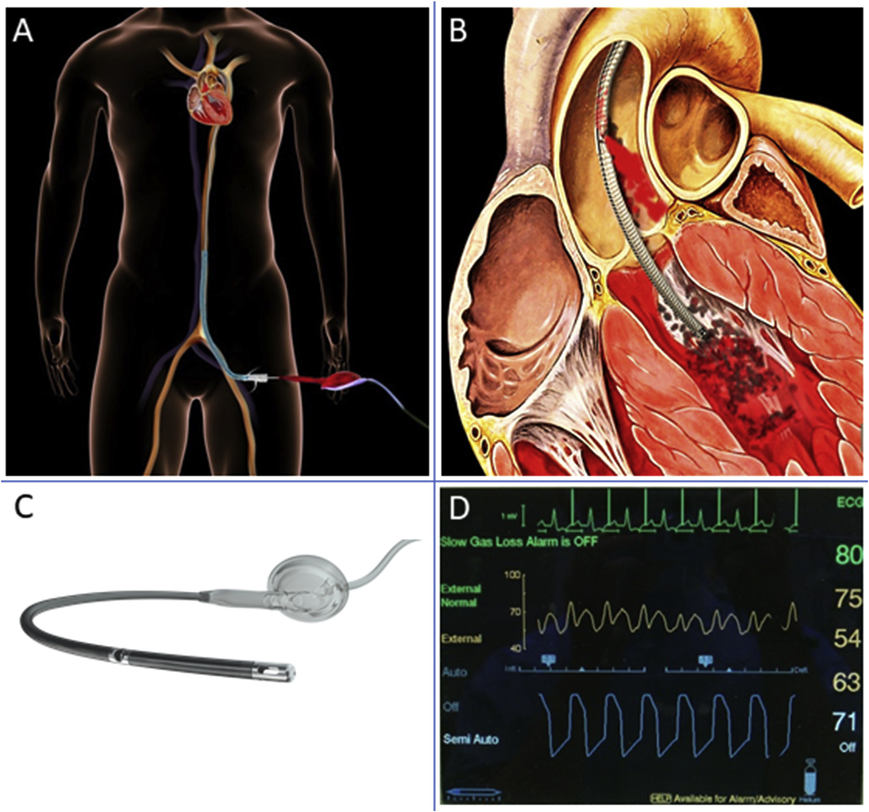
#> input picture media/m3.png, 869 x 812 px, shrunk from 1777 x 1659 before the run; its folder holds 5 pictures in this run
$ python img_blur_detect.py   (older library calls are emulated)
#> lines starting #> are read from the running program, lines starting #| are printed output that depends on the picture; long printed decimals are rounded
# -*- coding: utf-8 -*-#
# -------------------------------------------------------------------------------
# Name:         图片模糊度计算
# Author:       Alleyf
# Date:         2023/4/5 9:30
# Description:
# -------------------------------------------------------------------------------
import argparse
from pathlib import Path
from traceback import format_exc

import cv2
import numpy as np


def variance_of_laplacian(image):
    return cv2.Laplacian(image, cv2.CV_64F).var()


def judge_deblur(img_name, input_path=r"../../media/"):
    """

    :param input_path: 待检测模糊度的图片的路径
    :param img_name: 待检测的图片名
    :return: 是否需要去模糊（True：去模糊；Flase：不去模糊）
    """
#> called with img_name = 'm3.png', input_path = '../../media/'
    # 设置参数
    fm = 120
    for file in Path(input_path).rglob("*" + img_name):
        # img_file = open(img_url, 'r', encoding='utf-8')  # 打开图像
        # print(img_url, file)
        # 拉普拉斯算子
        image = cv2.imdecode(np.fromfile(file, dtype=np.uint8), cv2.IMREAD_UNCHANGED)
#> image is the input picture: shape (812, 869, 3); mean B, G, R 88.1, 96.3, 112.6
        # print(image.ndim)
        # 黑白图（ndim=2）和RGB图单独处理（ndim=3）
        if image.ndim == 2:
            image = cv2.cvtColor(image, cv2.COLOR_GRAY2RGB)  # GGG
            gray = cv2.cvtColor(image, cv2.COLOR_RGB2GRAY)
        else:
            gray = cv2.cvtColor(image, cv2.COLOR_BGR2GRAY)
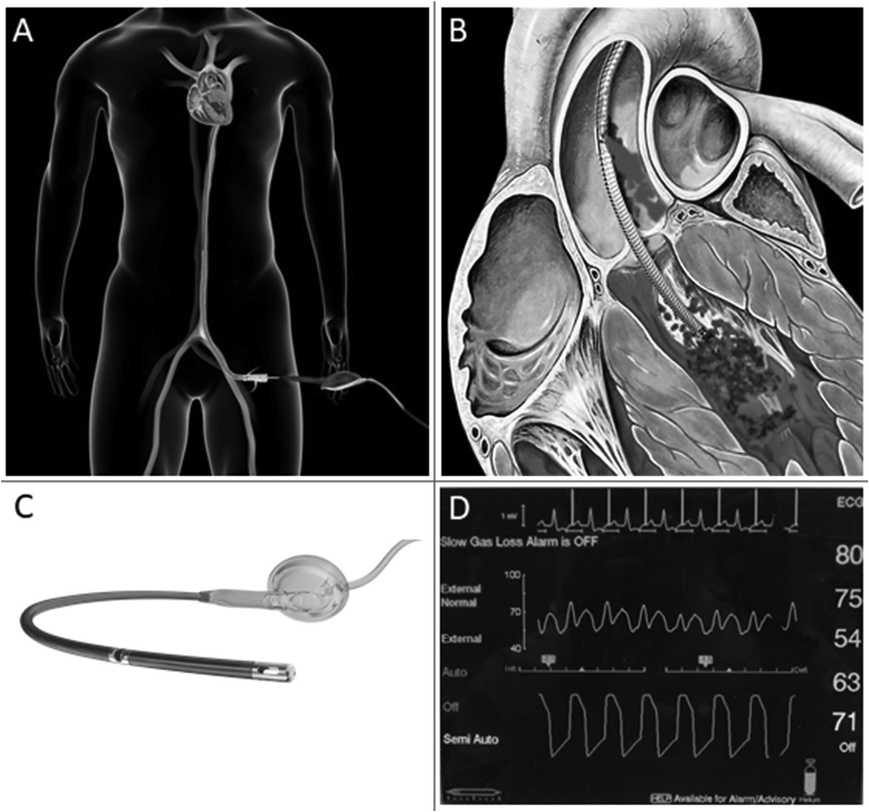
#> gray: shape (812, 869); min 0, max 255, mean 100.3
        fm = variance_of_laplacian(gray)
#> fm = 655.8
        # Brenner 检测
        # frame = ImageToMatrix(file)
        # score = Brenner(frame)
        print(fm)
#| 655.806
    return True if fm < 100 else False


if __name__ == '__main__':
    # print("Start...")
    # input_Folder = input("请输入源文件夹:")
    # output_Folder = input("请输入结果文件夹:")
    try:
        print(judge_deblur(img_name="m3.png"))
    except Exception as err:
        print(f"程序运行失败！！！请联系数据处理中心:{err}")
        print(format_exc())
